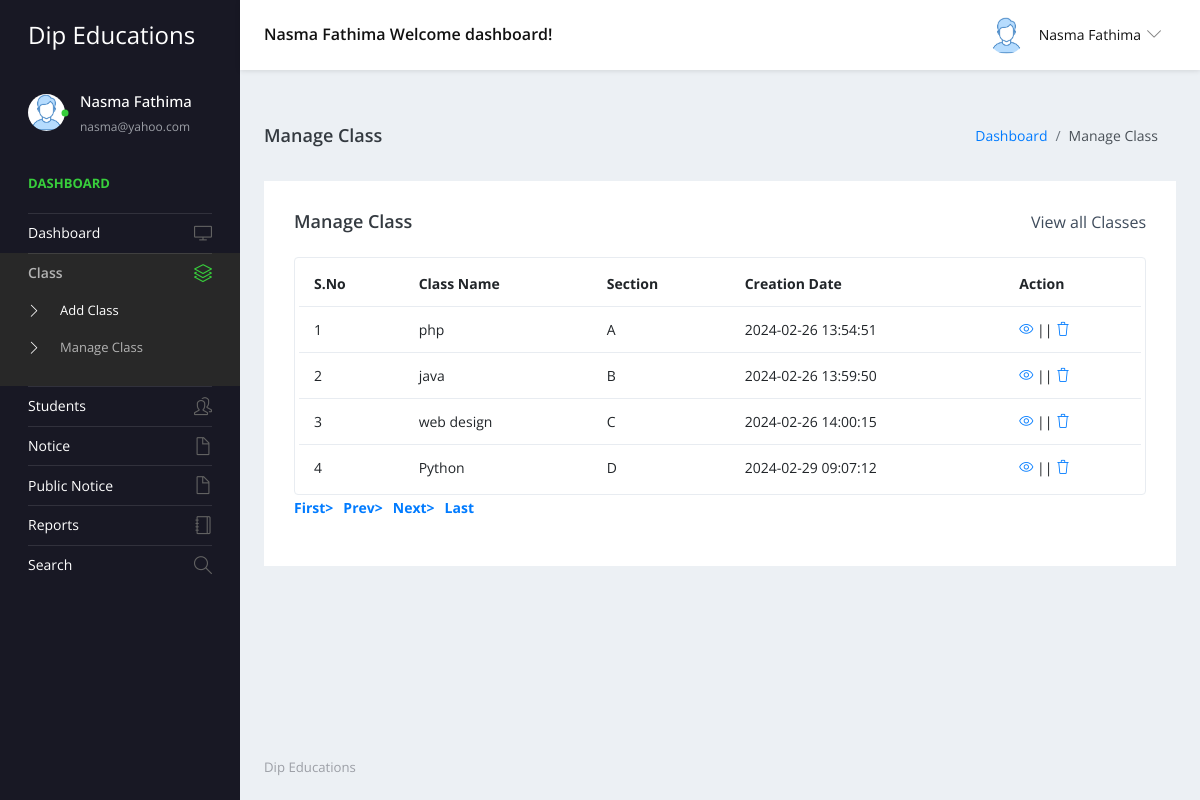
The page /admin/manage-class.php (signed in) on the database its author committed.
### tables this page shows
CREATE TABLE `tblclass` (
  `ID` int(5) NOT NULL,
  `ClassName` varchar(50) DEFAULT NULL,
  `Section` varchar(20) DEFAULT NULL,
  `CreationDate` timestamp NULL DEFAULT current_timestamp()
);

### admin/manage-class.php (the view, shortened to what this page needs)
<?php
include('includes/dbconnection.php');
if (strlen($_SESSION['sturecmsaid']==0)) {
  header('location:logout.php');
  } else{
?>
<!DOCTYPE html>
<html lang="en">
  <head>
    <link rel="stylesheet" href="vendors/simple-line-icons/css/simple-line-icons.css">
    <link rel="stylesheet" href="vendors/flag-icon-css/css/flag-icon.min.css">
    <link rel="stylesheet" href="vendors/css/vendor.bundle.base.css">
    <link rel="stylesheet" href="./vendors/daterangepicker/daterangepicker.css">
    <link rel="stylesheet" href="./vendors/chartist/chartist.min.css">
    <link rel="stylesheet" href="./css/style.css">
  </head>
  <body>
    <div class="container-scroller">
     <?php include_once('includes/header.php');?>
      <div class="container-fluid page-body-wrapper">
        <?php include_once('includes/sidebar.php');?>
        <div class="main-panel">
          <div class="content-wrapper">
             <div class="page-header">
              <h3 class="page-title"> Manage Class </h3>
              <nav aria-label="breadcrumb">
                <ol class="breadcrumb">
                  <li class="breadcrumb-item"><a href="dashboard.php">Dashboard</a></li>
                  <li class="breadcrumb-item active" aria-current="page"> Manage Class</li>
                </ol>
              </nav>
            </div>
            <div class="row">
              <div class="col-md-12 grid-margin stretch-card">
                <div class="card">
                  <div class="card-body">
                    <div class="d-sm-flex align-items-center mb-4">
                      <h4 class="card-title mb-sm-0">Manage Class</h4>
                      <a href="#" class="text-dark ml-auto mb-3 mb-sm-0"> View all Classes</a>
                    </div>
                    <div class="table-responsive border rounded p-1">
                      <table class="table">
                        <thead>
                          <tr>
                            <th class="font-weight-bold">S.No</th>
                            <th class="font-weight-bold">Class Name</th>
                            <th class="font-weight-bold">Section</th>
                            <th class="font-weight-bold">Creation Date</th>
                            <th class="font-weight-bold">Action</th>
                          </tr>
                        </thead>
                        <tbody>
                           <?php
                           if (isset($_GET['pageno'])) {
            $pageno = $_GET['pageno'];
        } else {
            $pageno = 1;
        }
        $no_of_records_per_page =15;
        $offset = ($pageno-1) * $no_of_records_per_page;
       $ret = "SELECT ID FROM tblclass";
$query1 = $dbh -> prepare($ret);
$query1->execute();
$total_rows=$query1->rowCount();
$total_pages = ceil($total_rows / $no_of_records_per_page);
$sql="SELECT * from tblclass LIMIT $offset, $no_of_records_per_page";
$query = $dbh -> prepare($sql);
$query->execute();
$results=$query->fetchAll(PDO::FETCH_OBJ);
$cnt=1;
if($query->rowCount() > 0)
{
foreach($results as $row)
{               ?>
                          <tr>
                            <td><?php echo htmlentities($cnt);?></td>
                            <td><?php  echo htmlentities($row->ClassName);?></td>
                            <td><?php  echo htmlentities($row->Section);?></td>
                            <td><?php  echo htmlentities($row->CreationDate);?></td>
                            <td>
                              <div><a href="edit-class-detail.php?editid=<?php echo htmlentities ($row->ID);?>"><i class="icon-eye"></i></a>
                                                || <a href="manage-class.php?delid=<?php echo ($row->ID);?>" onclick="return confirm('Do you really want to Delete ?');"> <i class="icon-trash"></i></a></div>
                            </td>
                          </tr><?php $cnt=$cnt+1;}} ?>
                        </tbody>
                      </table>
                    </div>
                    <div align="left">
    <ul class="pagination" >
        <li><a href="?pageno=1"><strong>First></strong></a></li>
        <li class="<?php if($pageno <= 1){ echo 'disabled'; } ?>">
            <a href="<?php if($pageno <= 1){ echo '#'; } else { echo "?pageno=".($pageno - 1); } ?>"><strong style="padding-left: 10px">Prev></strong></a>
        </li>
        <li class="<?php if($pageno >= $total_pages){ echo 'disabled'; } ?>">
            <a href="<?php if($pageno >= $total_pages){ echo '#'; } else { echo "?pageno=".($pageno + 1); } ?>"><strong style="padding-left: 10px">Next></strong></a>
        </li>
        <li><a href="?pageno=<?php echo $total_pages; ?>"><strong style="padding-left: 10px">Last</strong></a></li>
    </ul>
</div>
                  </div>
                </div>
              </div>
            </div>
          </div>
         <?php include_once('includes/footer.php');?>
        </div>
      </div>
    </div>
  </body>
</html><?php }  ?>

### admin/includes/header.php (shortened to what this page needs)
 <nav class="navbar default-layout-navbar col-lg-12 col-12 p-0 fixed-top d-flex flex-row">
        <div class="navbar-brand-wrapper d-flex align-items-center">
          <a class="navbar-brand brand-logo" href="dashboard.php">
            <strong style="color: white;">Dip Educations</strong>
          </a>
        </div><?php
         $aid= $_SESSION['sturecmsaid'];
$sql="SELECT * from tbladmin where ID=:aid";
$query = $dbh -> prepare($sql);
$query->bindParam(':aid',$aid,PDO::PARAM_STR);
$query->execute();
$results=$query->fetchAll(PDO::FETCH_OBJ);
$cnt=1;
if($query->rowCount() > 0)
{
foreach($results as $row)
{               ?>
        <div class="navbar-menu-wrapper d-flex align-items-center flex-grow-1">
          <h5 class="mb-0 font-weight-medium d-none d-lg-flex"><?php  echo htmlentities($row->AdminName);?> Welcome dashboard!</h5>
          <ul class="navbar-nav navbar-nav-right ml-auto">
            <li class="nav-item dropdown d-none d-xl-inline-flex user-dropdown">
              <a class="nav-link dropdown-toggle" id="UserDropdown" href="#" data-toggle="dropdown" aria-expanded="false">
                <img class="img-xs rounded-circle ml-2" src="images/faces/face8.jpg" alt="Profile image"> <span class="font-weight-normal"> <?php  echo htmlentities($row->AdminName);?> </span></a>
                <?php $cnt=$cnt+1;}} ?>
            </li>
          </ul>
        </div>
      </nav>

### admin/includes/sidebar.php (shortened to what this page needs)
<nav class="sidebar sidebar-offcanvas" id="sidebar">
          <ul class="nav">
            <li class="nav-item nav-profile">
              <a href="#" class="nav-link">
                <div class="profile-image">
                  <img class="img-xs rounded-circle" src="images/faces/face8.jpg" alt="profile image">
                  <div class="dot-indicator bg-success"></div>
                </div>
                <div class="text-wrapper">
                  <?php
         $aid= $_SESSION['sturecmsaid'];
$sql="SELECT * from tbladmin where ID=:aid";
$query = $dbh -> prepare($sql);
$query->bindParam(':aid',$aid,PDO::PARAM_STR);
$query->execute();
$results=$query->fetchAll(PDO::FETCH_OBJ);
$cnt=1;
if($query->rowCount() > 0)
{
foreach($results as $row)
{               ?>
                  <p class="profile-name"><?php  echo htmlentities($row->AdminName);?></p>
                  <p class="designation"><?php  echo htmlentities($row->Email);?></p><?php $cnt=$cnt+1;}} ?>
                </div>
              </a>
            </li>
            <li class="nav-item nav-category">
              <span class="nav-link">Dashboard</span>
            </li>
            <li class="nav-item">
              <a class="nav-link" href="dashboard.php">
                <span class="menu-title">Dashboard</span>
                <i class="icon-screen-desktop menu-icon"></i>
              </a>
            </li>
            <li class="nav-item">
              <a class="nav-link" data-toggle="collapse" href="#ui-basic" aria-expanded="false" aria-controls="ui-basic">
                <span class="menu-title">Class</span>
                <i class="icon-layers menu-icon"></i>
              </a>
              <div class="collapse" id="ui-basic">
                <ul class="nav flex-column sub-menu">
                  <li class="nav-item"> <a class="nav-link" href="add-class.php">Add Class</a></li>
                  <li class="nav-item"> <a class="nav-link" href="manage-class.php">Manage Class</a></li>
                </ul>
              </div>
            </li>
            <li class="nav-item">
              <a class="nav-link" data-toggle="collapse" href="#ui-basic1" aria-expanded="false" aria-controls="ui-basic1">
                <span class="menu-title">Students</span>
                <i class="icon-people menu-icon"></i>
              </a>
            </li>
            <li class="nav-item">
              <a class="nav-link" data-toggle="collapse" href="#auth" aria-expanded="false" aria-controls="auth">
                <span class="menu-title">Notice</span>
                <i class="icon-doc menu-icon"></i>
              </a>
            </li>
            <li class="nav-item">
              <a class="nav-link" data-toggle="collapse" href="#auth1" aria-expanded="false" aria-controls="auth">
                <span class="menu-title">Public Notice</span>
                <i class="icon-doc menu-icon"></i>
              </a>
            </li>
              <li class="nav-item">
              <a class="nav-link" href="between-dates-reports.php">
                <span class="menu-title">Reports</span>
                <i class="icon-notebook menu-icon"></i>
              </a>
            </li>
            <li class="nav-item">
              <a class="nav-link" href="search.php">
                <span class="menu-title">Search</span>
                <i class="icon-magnifier menu-icon"></i>
              </a>
            </li>
          </ul>
        </nav>

### rows shown on the page
tblclass: ClassName "php", Section "A", CreationDate "2024-02-26 13:54:51"
tblclass: ClassName "java", Section "B", CreationDate "2024-02-26 13:59:50"
tblclass: ClassName "web design", Section "C", CreationDate "2024-02-26 14:00:15"
tblclass: ClassName "Python", Section "D", CreationDate "2024-02-29 09:07:12"

### other values the page prints
$row->AdminName "Nasma Fathima"
$row->Email "nasma@yahoo.com"
